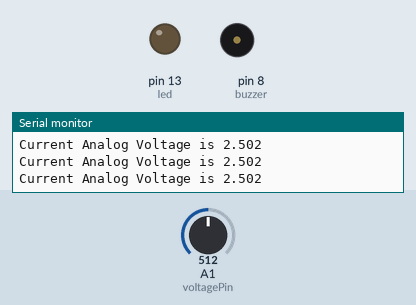
Simulated run of this sketch. Board: Arduino Uno, built with avr-gcc and run on an emulated ATmega328P. On the bench: output pins drawn as LEDs (lit = HIGH), buzzer (waves = sounding), the last lines printed to the serial monitor. The inputs (shaded band) are chosen by the test bench; at power-on: A1 (voltagePin) = 512.

Above: at 1.2 s.
1.3 s: A1 (voltagePin) set to 605
4.3 s: A1 (voltagePin) set to 623
At 5.5 s:
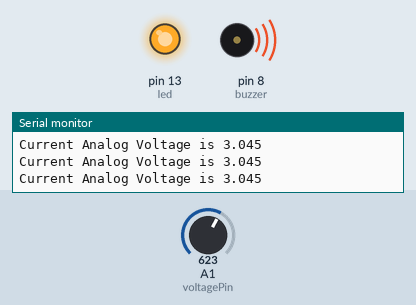
5.8 s: A1 (voltagePin) set to 511
At 6.9 s:
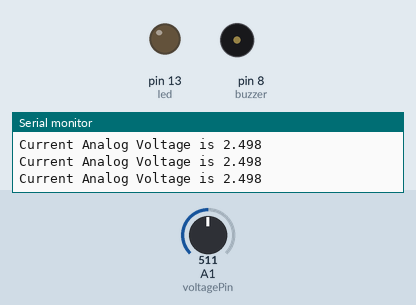
8.8 s: A1 (voltagePin) set to 716
At 10.0 s:
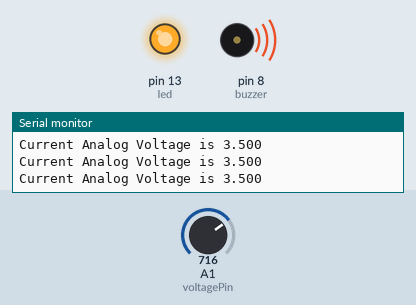
Timing chart, 0 to 11.3 s (numbered marks = the images above; inputs shaded):
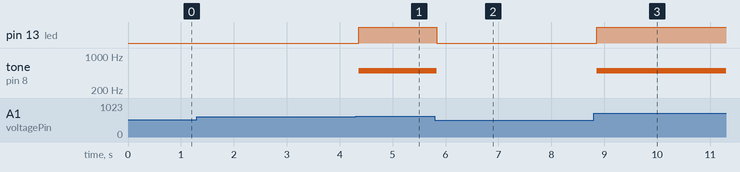

Measured:
- the behaviour switches between 613 and 614 on A1 (voltagePin) (found by bisection; images 0 and 1)
- after the input at 4.3 s, pin 13 (led): LOW → HIGH after 0.06 s; tone on pin 8 (buzzer): silent → 500 Hz after 0.06 s
- after the input at 5.8 s, pin 13 (led): HIGH → LOW at once; tone on pin 8 (buzzer): 500 Hz → silent at once
- after the input at 8.8 s, pin 13 (led): LOW → HIGH after 0.06 s; tone on pin 8 (buzzer): silent → 500 Hz after 0.06 s

The sketch:

sketch_nov20a.ino
```cpp
float toVol = 5.0/1023;
int led = 13;
int buzzer = 8; //put the buzzer
int voltagePin = A1; // Put the analog pin
int voltageRead=0;
int lowThreshold = 2.5;
int highThreshold = 3;

void setup() {
 Serial.begin(9600);
 pinMode(led, OUTPUT);
 pinMode(buzzer, OUTPUT);
 pinMode(voltagePin, INPUT);

}

void loop() {
  voltageRead = analogRead(voltagePin);
  float voltage = voltageRead * toVol;
  Serial.print("Current Analog Voltage is ");
  Serial.print(voltage, 3);
  Serial.println();
  if(voltage > highThreshold){
    tone(buzzer, 500);
    digitalWrite(led, HIGH);
  } else if(voltage < lowThreshold) {
    noTone(buzzer);
    digitalWrite(led, LOW);
  } else {
    noTone(buzzer);
    digitalWrite(led, LOW);
  }

}
```
